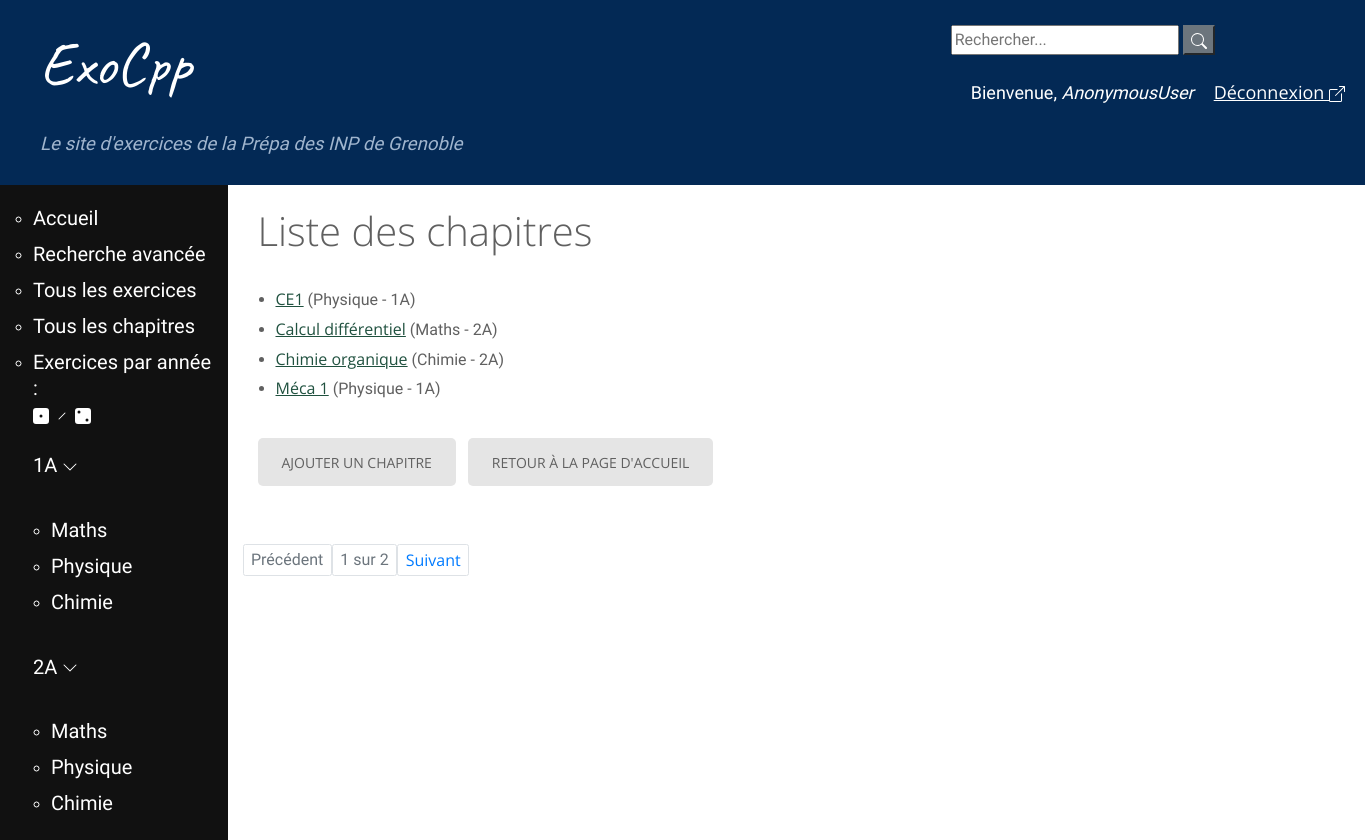
Page /chapitres/ on the earlier database version.
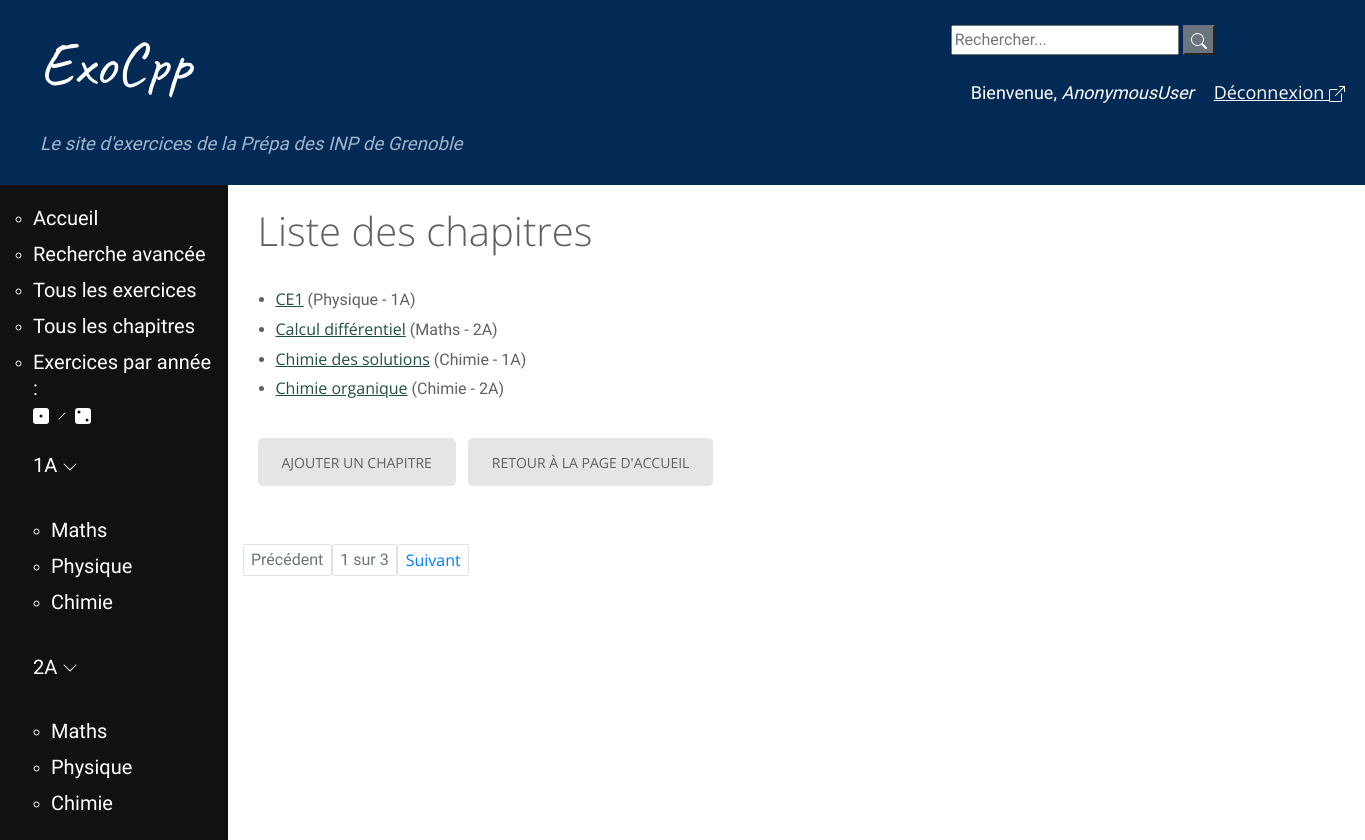
Same page on the later database version.
### exo/models.py (models this page shows, shortened)
class Chapitre(models.Model):
    annee = models.CharField(max_length=2, choices = [('1A', 'Première année'),
        ('2A', 'Deuxième année')])
    matiere = models.CharField(max_length=40, choices = MATIERES)
    nom = models.CharField(max_length=200, null=False, unique=True)
    numero = models.IntegerField(null=True, error_messages={"invalid_choice" : "Ce numéro de chapitre existe déjà."},
        help_text="Vous pouvez numéroter le chapitre/module \
        pour permettre un classement dans l'ordre du programme (recommandé, \
        la valeur par défaut est 1)", default=1, unique=True)
    def get_absolute_url(self):
        return reverse('chapitre-details', args=[str(self.id)])

### exo/views.py (the view)
# urls.py: path('chapitres/', views.ChapitreListView.as_view(), name='chapitres'),
class ChapitreListView(generic.ListView):
    model = Chapitre
    paginate_by = 4
    ordering = ['nom']

### exo/templates/exo/chapitre_list.html
{% extends "base_generic.html" %}
{% load static %}
{% block content %}
  <h1>Liste des chapitres</h1>
  {% if chapitre_list %}
  <ul>
    {% for chapitre in chapitre_list %}
      <li>
        <a href="{{ chapitre.get_absolute_url }}">{{ chapitre.nom }}</a> ({{ chapitre.matiere }} - {{ chapitre.annee}})
      </li>
    {% endfor %}
  </ul>
  {% else %}
    <p>Il n'y a pas de chapitres dans le catalogue.</p>
  {% endif %}
  	<a href="{% url 'new_chap' %}" class="btn btn-outline-success btn-sm">Ajouter un chapitre</a>
  	<a href="{% url 'home' %}" class="btn btn-outline-secondary btn-sm">Retour à la page d'accueil</a>
{% endblock %}

Differences in the rows shown:
no longer on this page (row unchanged): Chapitre: nom "Méca 1", matiere "Physique", annee "1A"
added Chapitre: nom "Chimie des solutions", matiere "Chimie", annee "1A"
Other differences:
{{ page_obj.paginator.num_pages }}: "2" → "3"
